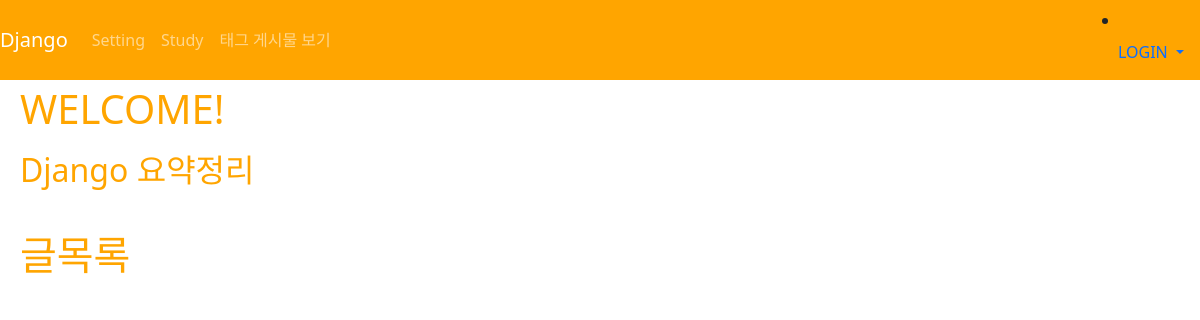
Before: / with the older database file.
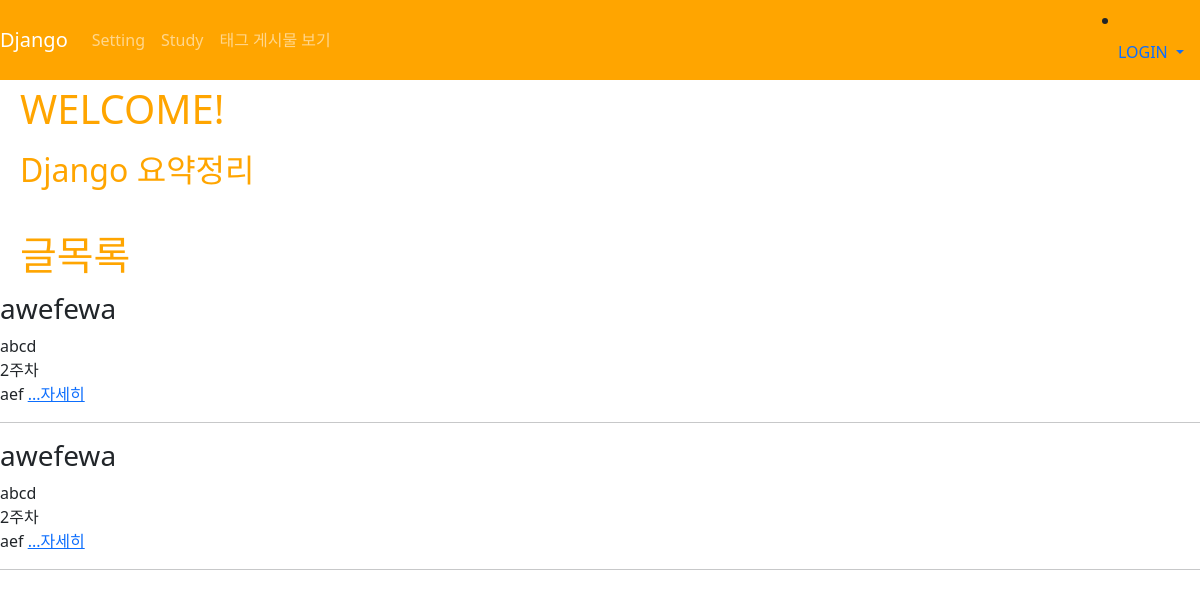
After: the same page with the newer database file.
### main/models.py (models this page shows, shortened)
class Post(models.Model):
    title = models.CharField(max_length=200)
    week = models.IntegerField(default=0)
    pub_date = models.DateTimeField()
    body = models.TextField()
    feel = models.TextField()
    image = models.ImageField(upload_to="post/", blank=True, null=True)
    author = models.ForeignKey(User, on_delete=models.CASCADE)
    tags = models.ManyToManyField(Tag, related_name='posts', blank=True)
    like = models.ManyToManyField(User, related_name='likes', blank=True)
    like_count = models.PositiveBigIntegerField(default=0)
    def summary(self):
        return self.body[:30]

### main/views.py (the view)
# urls.py: path('', mainpage, name="mainpage"),
def mainpage(request):
    posts = Post.objects.all()
    return render(request, 'main/mainpage.html', {'posts' : posts})

### main/templates/main/mainpage.html (shortened to what this page needs)
{% extends 'base.html' %}
{% load static %}
{% block content %}
<h1>WELCOME!</h1>
<h2>Django 요약정리</h2>
<br>
<h1>글목록</h1>
<div>
    {% for post in posts %}
    <div>
        <h3>{{post.title}}</h3>
        {{post.author.username}}<br>
        {{post.week}}주차<br>
        {{post.summary}}
        <a href="{%url 'main:detail' post.id%}">...자세히</a>
        <hr>
    </div>
    {%endfor%}
</div>
{% endblock %}

### likelion_11th/templates/base.html (shortened to what this page needs)
<!DOCTYPE html>
{% load static %}
<html lang="ko">
  <head>
    <link rel="stylesheet" type="text/css" href="{% static 'css/project.css' %}">
    <link href="https://cdn.jsdelivr.net/npm/bootstrap@5.1.3/dist/css/bootstrap.min.css" rel="stylesheet">
  </head>
  <body>
    {% include 'shared/_navbar.html' %}
    {% block content %}
    {% endblock %}
  </body>
</html>

### likelion_11th/templates/shared/_navbar.html (shortened to what this page needs)
<nav class="navbar navbar-expand-lg navbar-dark" style="background-color: #ffa500;">
    <a class="navbar-brand" href="{% url 'main:mainpage' %}">Django</a>
    <div class="collapse navbar-collapse" id="navbarNav">
      <ul class="navbar-nav">
        <li class="nav-item">
          <a class="nav-link" href="{% url 'main:setting' %}">Setting</a>
        </li>
        <li class="nav-item">
          <a class="nav-link" href="{% url 'main:study' %}">Study</a>
        </li>
        <li class="nav-item">
          <a class="nav-link" href="{% url 'main:tag_list' %}">태그 게시물 보기</a>
        </li>
      </ul>
    </div>
    <div>
      <li class="nav-item dropdown">
        {% if user.is_authenticated %}
        <a class="nav-link dropdown-toggle" href="#" id="navbarDropdown" role="button" data-bs-toggle="dropdown" aria-expanded="false">
         {{user.username}}
        </a>
        <ul class="dropdown-menu" aria-labelledby="navbarDropdown">
         <li><a class="dropdown-item" href="{% url 'accounts:logout' %}">로그아웃</a></li>
         <li><a class="dropdown-item" href="{% url 'users:mypage' user.id%}">mypage</a></li>
        </ul>
        {% else %}
        <a class="nav-link dropdown-toggle" href="#" id="navbarDropdown" role="button" data-bs-toggle="dropdown" aria-expanded="false">
         LOGIN
        </a>
        {% endif %}
      </li>
    </div>
</nav>

### likelion_11th/static/css/project.css (style rules this page uses)
h1, h2 { color : #ffa500; font-size : 80px; font-weight : bold; padding : 5px 20px 5px 20px; }

Changed rows visible on the page:
added Post: title "awefewa", author.username "abcd", week "2", summary "aef"
added Post: title "awefewa", author.username "abcd", week "2", summary "aef"
